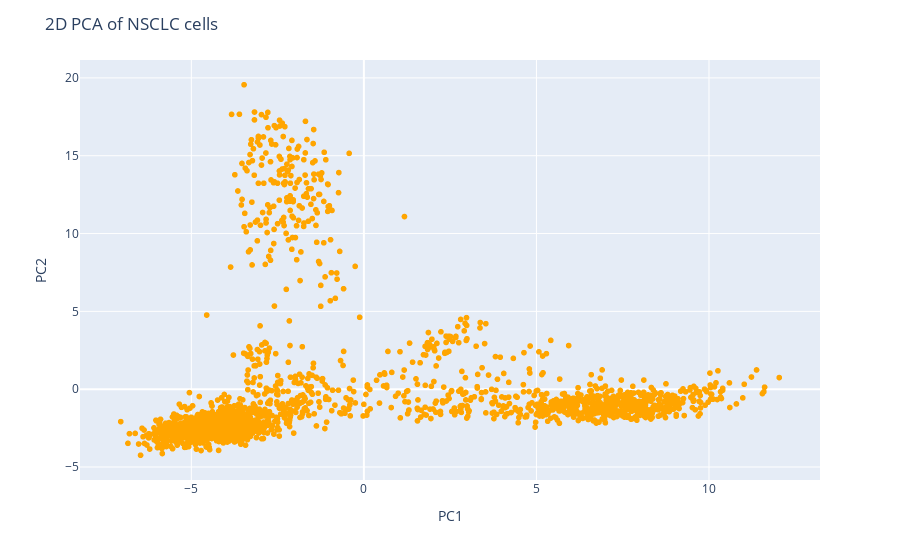

The cell this chart's notebook holds for it:
### Code cell
# create scatter plot 
fig = px.scatter(reduced_data_2D, x=0, y=1)

# update color of the scatter plot points
fig.update_traces(marker=dict(color='orange'))

# add title and axis labels
fig.update_layout(
    title="2D PCA of NSCLC cells",
    xaxis_title="PC1",
    yaxis_title="PC2",
)

fig.show()

### Figure 1 — Plotly figure (JSON) as saved in the notebook; plotly's stock layout.template omitted (floating-point values rounded to 4 significant figures; data arrays with more than 128 entries replaced by an {"elided": "..."} marker saying what was removed)
{"data": [{"hovertemplate": "0=%{x}<br>1=%{y}<extra></extra>", "legendgroup": "", "marker": {"color": "orange", "symbol": "circle"}, "mode": "markers", "name": "", "showlegend": false, "type": "scattergl", "x": {"elided": "1901 float values"}, "xaxis": "x", "y": {"elided": "1901 float values"}, "yaxis": "y"}], "layout": {"legend": {"tracegroupgap": 0}, "margin": {"t": 60}, "title": {"text": "2D PCA of NSCLC cells"}, "xaxis": {"anchor": "y", "domain": [0, 1], "title": {"text": "PC1"}}, "yaxis": {"anchor": "x", "domain": [0, 1], "title": {"text": "PC2"}}}}
